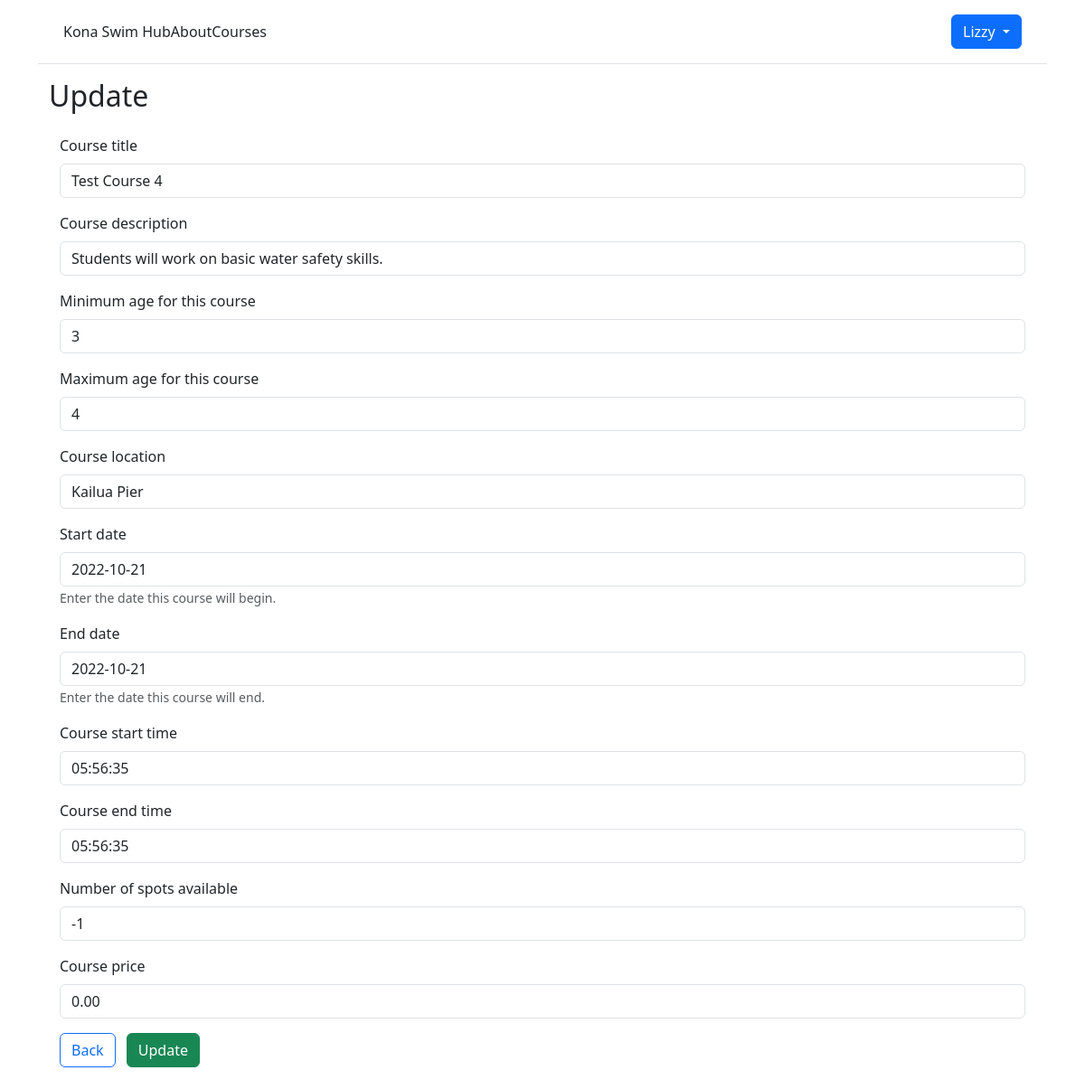
/lessons/4/course-edit (signed in), run on an earlier commit of the app's database.
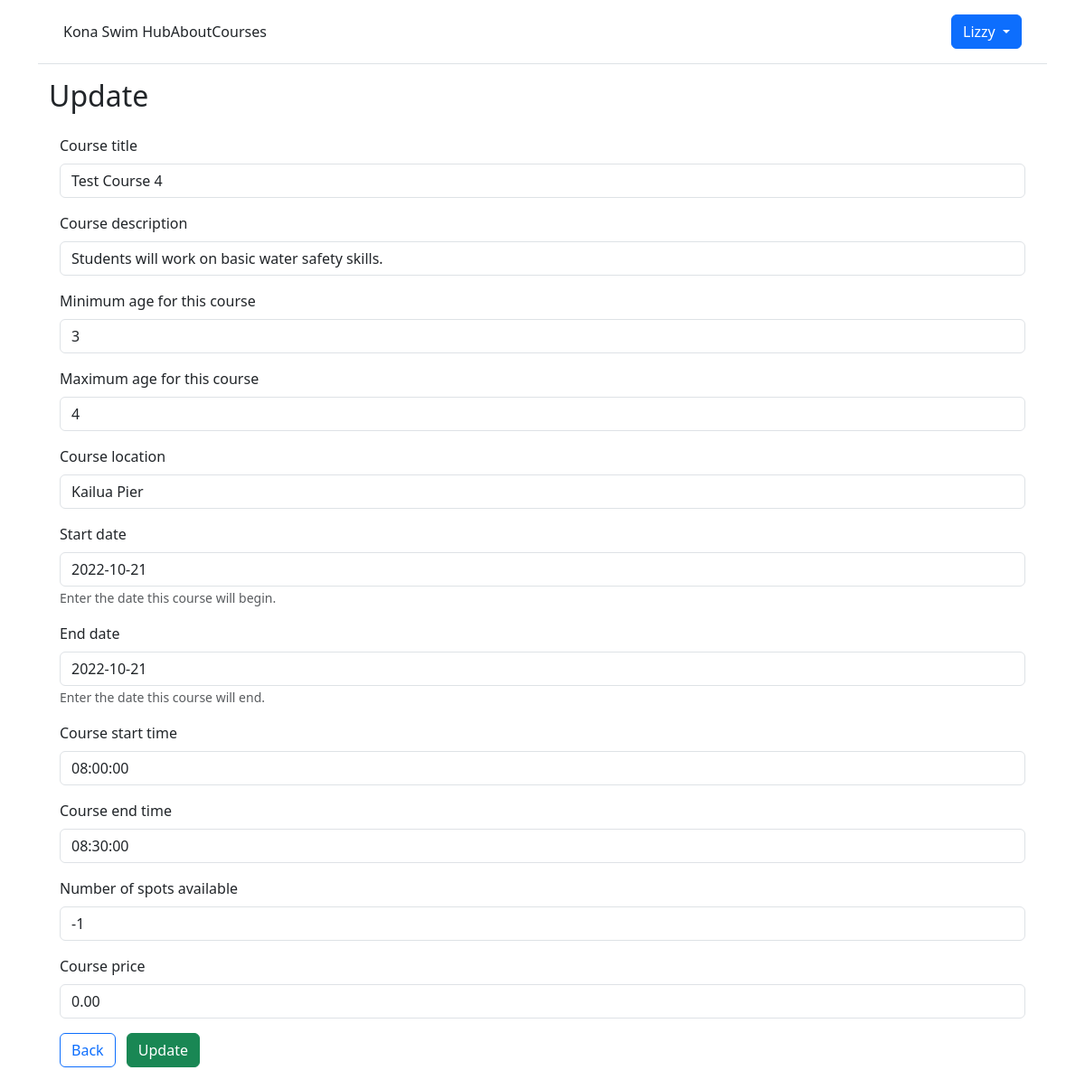
And on a later commit of the database.
### lessons/models.py (models this page shows, shortened)
class Course(models.Model):
    course_instructor = models.ForeignKey(CustomUser, on_delete=models.CASCADE, null=True) # Check this: When User is deleted, also delete the Course.
    course_title = models.CharField(max_length=100, default=None)
    course_description = models.CharField(max_length=250)
    course_age_range_min = models.IntegerField(null=True)
    course_age_range_max = models.IntegerField(null=True)
    course_location = models.CharField(max_length=100)
    course_start_date = models.DateField(help_text="Enter the date this course will begin.")
    course_end_date = models.DateField(help_text="Enter the date this course will end.")
    course_day_of_week = models.CharField(max_length=100, blank=True)
    course_start_time = models.TimeField(help_text="Enter the start time for this course in Hawaii Standard Time (e.g., 01:00 PM).")
    course_end_time = models.TimeField(help_text="Enter the end time for this course in Hawaii Standard Time(e.g., 02:00 PM).")
    num_spots_available = models.IntegerField()
    course_price = models.DecimalField(max_digits=10, decimal_places=2)
    learner_on_roster = models.ManyToManyField(to=Learner, related_name="learners", blank=True)

### lessons/views.py (the view)
# urls.py: path('<int:pk>/course-edit', views.course_update, name='course-edit'),
@ login_required
def course_update(request, pk):
    context = {}
    obj = get_object_or_404(Course, pk = pk)
    form = CourseCreationForm(request.POST or None, instance = obj)
    if form.is_valid():
        form.save()
        return HttpResponseRedirect('../../accounts/my-account')
    context['form'] = form
    return TemplateResponse(request, 'course-edit.html', context)

### lessons/forms.py
class CourseCreationForm(ModelForm):
    course_start_time = forms.TimeField(input_formats=[TIME_FORMAT],
        widget=TimePickerInput(format=TIME_FORMAT)
    )
    course_end_time = forms.TimeField(input_formats=[TIME_FORMAT],
        widget=TimePickerInput(format=TIME_FORMAT)
    )
    class Meta:
        model = Course
        fields = '__all__'
        exclude = ['course_instructor', 'course_day_of_week', 'learner_on_roster']
        labels = {
        'course_age_range_min': 'Minimum age for this course',
        'course_age_range_max': 'Maximum age for this course',
        'course_start_date': 'Start date',
        'course_end_date': 'End date',
        'course_start_time': 'Start time',
        'course_end_time': 'End time',
        'num_spots_available': 'Number of spots available'
        }
        widgets = {
        'course_start_date': DatePickerInput(),
        'course_end_date': DatePickerInput(),
        }

### templates/course-edit.html (shortened to what this page needs)
{% extends "base.html" %}
{% load bootstrap5 %}
{% block content %}
<div class="container">
  <body>
    <h2>Update {{ course.course_title }}</h2>
    <div class="container">
      <form action="" class="form-horizontal" method="post">
        <div class="row g-3">
          <div class="course-table-container">
            {% bootstrap_form form %}
          </div>
        </div>
        <div class="text-start">
          <a href="{% url 'my-account' %}" class="btn btn-outline-primary me-2">Back</a>
          <input type="submit" value="Update" class="btn btn-success">
        </div>
      </form>
    </div>
  </body>
</div>
{% endblock content %}

What changed in the data, as far as the page shows it:
changed Course "Test Course 4": course_start_time "05:56:35" → "08:00:00"; course_end_time "05:56:35" → "08:30:00"
